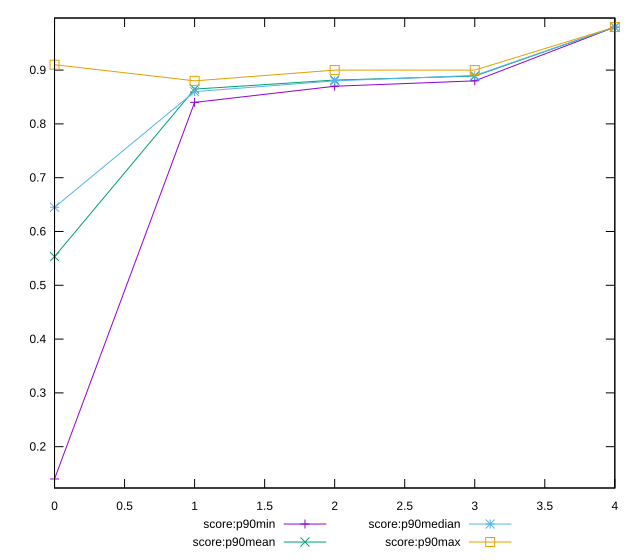

The gnuplot source for this figure:
reset

$scoreP90Min <<EOF
0 0.14
1 0.84
2 0.87
3 0.88
4 0.98
EOF

$scoreP90Mean <<EOF
0 0.5532978723404253
1 0.8646808510638293
2 0.8814893617021277
3 0.8889361702127663
4 0.9800000000000002
EOF

$scoreP90Median <<EOF
0 0.645
1 0.86
2 0.88
3 0.89
4 0.98
EOF

$scoreP90Max <<EOF
0 0.91
1 0.88
2 0.9
3 0.9
4 0.98
EOF

set key outside below
set xrange [0:4]
set yrange [0.1232:0.9968000000000002]
set trange [0.1232:0.9968000000000002]
set terminal svg size 640, 560 enhanced background rgb 'white'
set output "report_00012_2021-02-09T11:01:39.952Z/first-contentful-paint/progression/score.svg"

plot $scoreP90Min title "score:p90min" with linespoints, \
     $scoreP90Mean title "score:p90mean" with linespoints, \
     $scoreP90Median title "score:p90median" with linespoints, \
     $scoreP90Max title "score:p90max" with linespoints

reset
